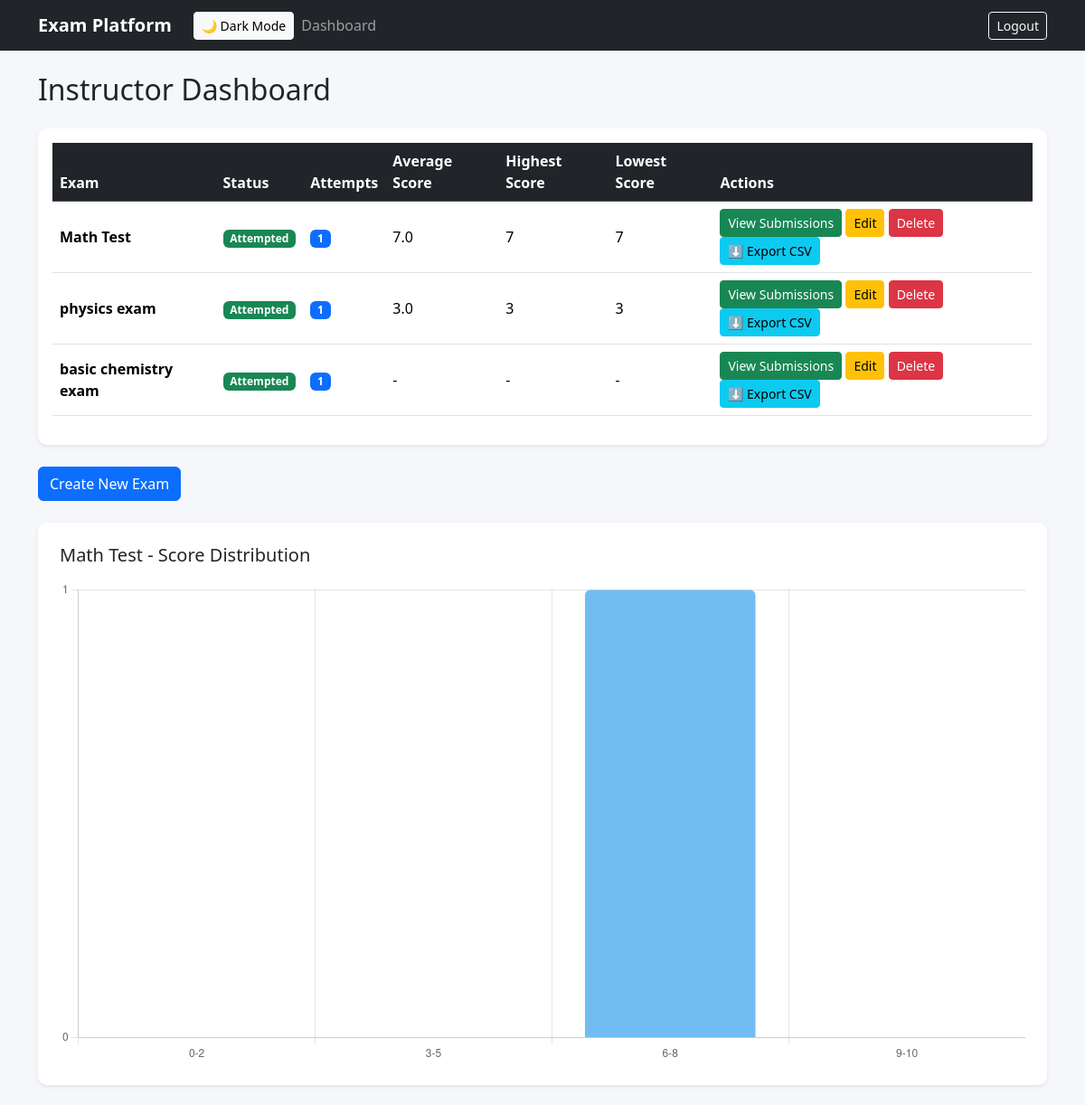
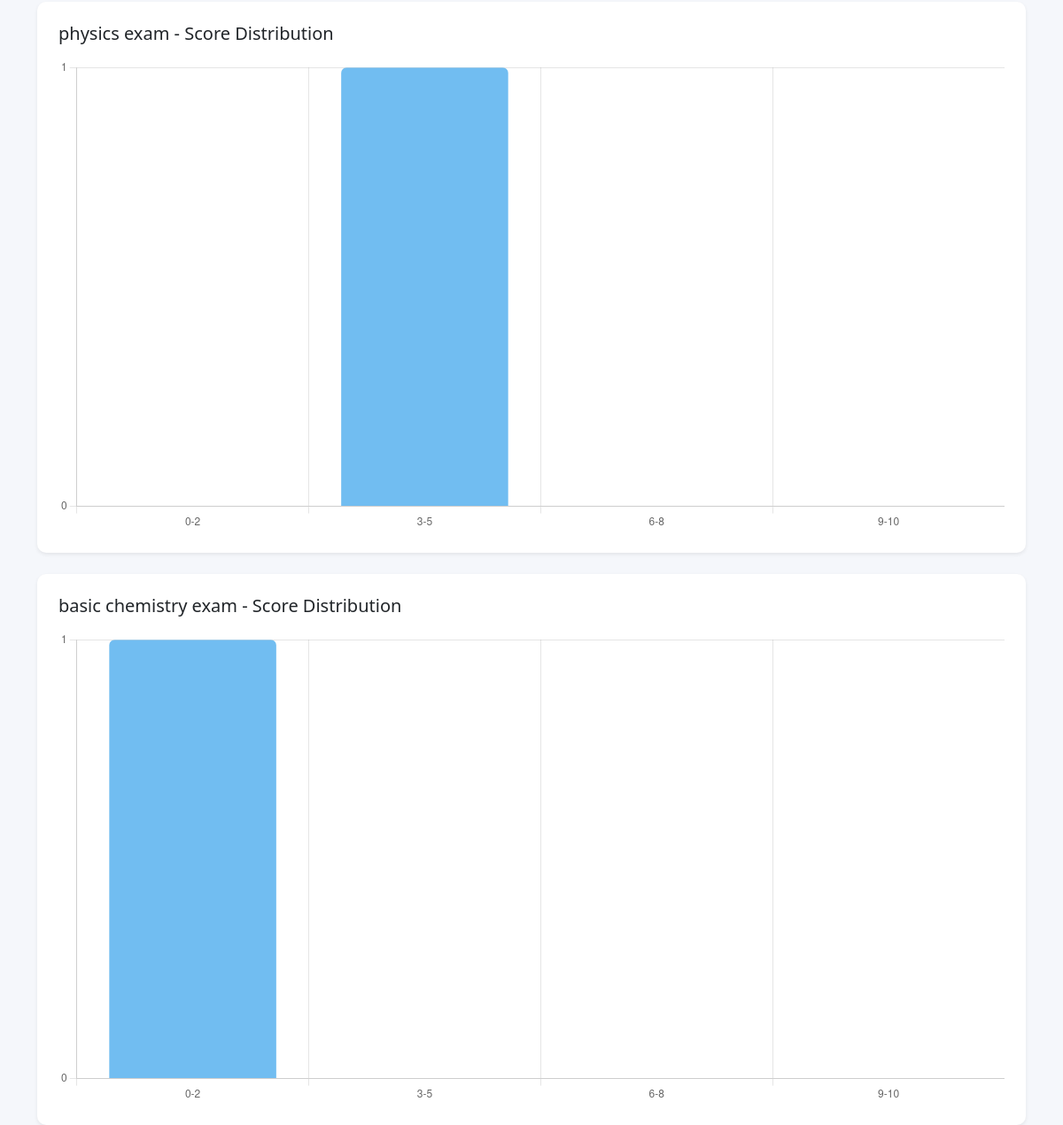
The page /instructor/dashboard/ (signed in) on the database its author committed (2 pictures, top to bottom).
### core/models.py (models this page shows, shortened)
class Exam(models.Model):
    title = models.CharField(max_length=255)
    description = models.TextField(blank=True)
    instructor = models.ForeignKey(
        User,
        on_delete=models.CASCADE,
        limit_choices_to={'role': 'INSTRUCTOR'}
    )
    duration_minutes = models.IntegerField()
    start_time = models.DateTimeField(null=True, blank=True)
    end_time = models.DateTimeField(null=True, blank=True)
    created_at = models.DateTimeField(auto_now_add=True)

### core/views.py (the view)
# urls.py: path("instructor/dashboard/", views.instructor_dashboard, name="instructor_dashboard"),
@login_required
@instructor_required
def instructor_dashboard(request):
    print("USER:", request.user.username)
    print("ROLE:", request.user.role)
    print("AUTH:", request.user.is_authenticated)
    exams = Exam.objects.filter(instructor=request.user)
    exam_data = []
    for exam in exams:
        submissions = Submission.objects.filter(exam=exam)
        has_submissions = submissions.exists()
        status = "Draft"
        if has_submissions:
            status = "Attempted"
        stats = submissions.aggregate(
            total_attempts=Count("id"),
            avg_score=Avg("total_score"),
            highest_score=Max("total_score"),
            lowest_score=Min("total_score"),
        )
        scores = list(submissions.values_list("total_score", flat=True))
        exam_data.append({
            "exam": exam,
            "stats": stats,
            "has_submissions": has_submissions,
            "status": status,
            "scores": scores
        })
    return render(request, "core/instructor_dashboard.html", {
        "exam_data": exam_data
    })

### core/templates/core/instructor_dashboard.html (shortened to what this page needs)
{% extends "core/base.html" %}
{% block content %}
<h2 class="mb-4">Instructor Dashboard</h2>
<div class="card shadow-sm p-3">
<table class="table table-hover align-middle">
<thead class="table-dark">
<tr>
<th>Exam</th>
<th>Status</th>
<th>Attempts</th>
<th>Average Score</th>
<th>Highest Score</th>
<th>Lowest Score</th>
<th>Actions</th>
</tr>
</thead>
<tbody>
{% for data in exam_data %}
<tr>
<td><strong>{{ data.exam.title }}</strong></td>
<td>
{% if data.status == "Draft" %}
<span class="badge bg-warning text-dark">Draft</span>
{% else %}
<span class="badge bg-success">Attempted</span>
{% endif %}
</td>
<td>
<span class="badge bg-primary">
{{ data.stats.total_attempts|default:0 }}
</span>
</td>
<td>{{ data.stats.avg_score|default:"-" }}</td>
<td>{{ data.stats.highest_score|default:"-" }}</td>
<td>{{ data.stats.lowest_score|default:"-" }}</td>
<td>
<a href="{% url 'exam_submissions' data.exam.id %}" class="btn btn-sm btn-success">
View Submissions
</a>
<a href="{% url 'edit_exam' data.exam.id %}" class="btn btn-sm btn-warning">
Edit
</a>
<a href="{% url 'delete_exam' data.exam.id %}" class="btn btn-sm btn-danger">
Delete
</a>
<a href="{% url 'export_results' data.exam.id %}"
   class="btn btn-sm btn-info">
⬇ Export CSV
</a>
</td>
</tr>
{% endfor %}
</tbody>
</table>
</div>
<div class="mt-4">
<a href="{% url 'create_exam' %}" class="btn btn-primary">
Create New Exam
</a>
</div>
{% for data in exam_data %}
{% if data.has_submissions %}
<div class="card shadow-sm p-4 mt-4">
<h5 class="mb-3">{{ data.exam.title }} - Score Distribution</h5>
<canvas id="chart{{ forloop.counter }}"></canvas>
</div>
<script>
var scores = JSON.parse('{{ data.scores|safe }}');
var ctx = document.getElementById("chart{{ forloop.counter }}");
// frequency buckets
var buckets = {
    "0-2": 0,
    "3-5": 0,
    "6-8": 0,
    "9-10": 0
};
scores.forEach(function(score){
    if(score <= 2) buckets["0-2"]++;
    else if(score <= 5) buckets["3-5"]++;
    else if(score <= 8) buckets["6-8"]++;
    else buckets["9-10"]++;
});
new Chart(ctx, {
type: 'bar',
data: {
labels: Object.keys(buckets),
datasets: [{
label: "Number of Students",
data: Object.values(buckets),
backgroundColor: 'rgba(54,162,235,0.7)',
borderRadius: 6
}]
},
options: {
plugins: {
legend: { display: false }
},
scales: {
y: {
beginAtZero: true,
ticks: { stepSize: 1 }
}
}
}
});
</script>
{% endif %}
{% endfor %}
{% endblock %}

### core/templates/core/base.html (style rules this page uses)
body { background-color:#f5f7fb; }
.card { border:none; border-radius:10px; }
.table { background:white; }

### rows shown on the page
Exam: exam "Math Test", stats.total_attempts "1", stats.avg_score "7.0", stats.highest_score "7", stats.lowest_score "7"
Exam: exam "physics exam", stats.total_attempts "1", stats.avg_score "3.0", stats.highest_score "3", stats.lowest_score "3"
Exam: exam "basic chemistry exam", stats.total_attempts "1", stats.avg_score "-", stats.highest_score "-", stats.lowest_score "-"

### other values the page prints
chart data {{ data.scores|safe }} [7], [3], [0]
